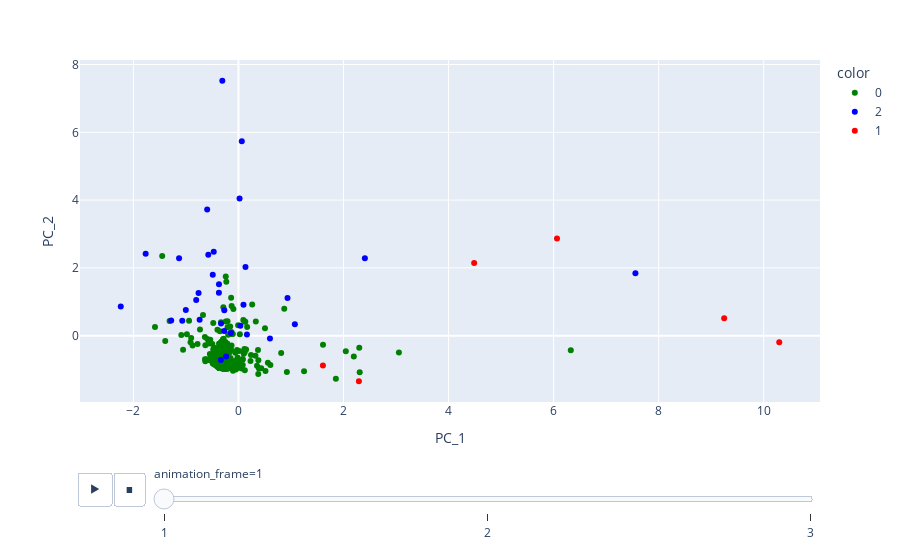
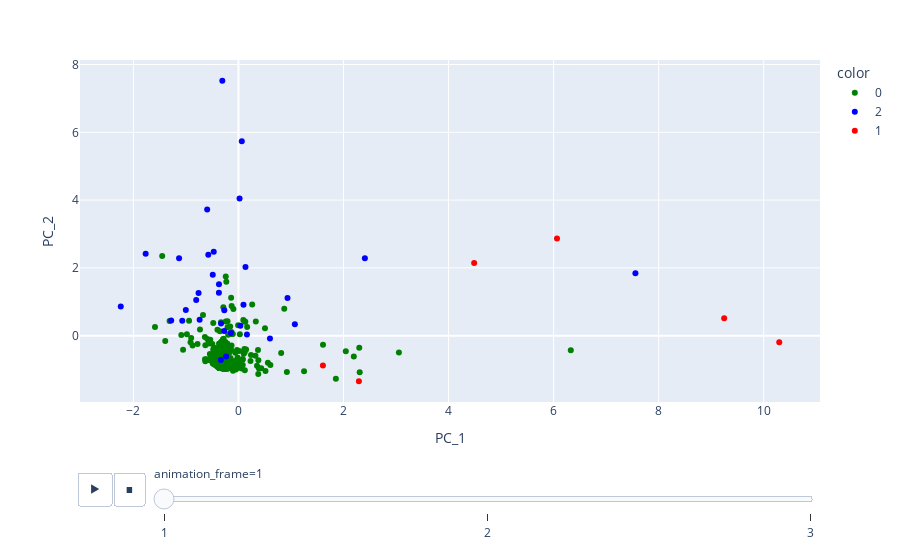

The notebook cell saved with these charts, in order:
### Code cell
import plotly.offline as py

fig = px.scatter(df_plot.iloc[:,1:3], x='PC_1', y='PC_2', 
                 color=df_plot['clusters'].astype(str),
                 animation_frame=df_plot['anno'],
                 color_discrete_sequence=["green","blue","red"]
                 )

fig.update_traces(textposition='top center')

py.iplot(fig, filename='PlotlyPlot_PCA3years')

### Figure 1 — Plotly figure (JSON) as saved in the notebook; plotly's stock layout.template omitted (floating-point values rounded to 4 significant figures; data arrays with more than 128 entries replaced by an {"elided": "..."} marker saying what was removed)
{"data": [{"hovertemplate": "color=0<br>animation_frame=1<br>PC_1=%{x}<br>PC_2=%{y}<extra></extra>", "legendgroup": "0", "marker": {"color": "green", "symbol": "circle"}, "mode": "markers", "name": "0", "orientation": "v", "showlegend": true, "textposition": "top center", "type": "scatter", "x": {"elided": "292 float values"}, "xaxis": "x", "y": {"elided": "292 float values"}, "yaxis": "y"}, {"hovertemplate": "color=2<br>animation_frame=1<br>PC_1=%{x}<br>PC_2=%{y}<extra></extra>", "legendgroup": "2", "marker": {"color": "blue", "symbol": "circle"}, "mode": "markers", "name": "2", "orientation": "v", "showlegend": true, "textposition": "top center", "type": "scatter", "x": [-0.1432, -0.5744, -0.332, 7.557, -0.2717, -0.5954, -0.3711, 0.09532, -1.13, -0.7597, -0.3072, -0.3357, 0.9341, -1.002, 0.02111, 0.1333, -0.2696, -1.281, -1.07, 0.161, -0.3724, -0.2363, -0.7395, 0.06328, 0.5998, -0.8044, 1.074, 0.0368, 2.406, -0.4894, -0.471, -2.241, -1.767], "xaxis": "x", "y": [0.07842, 2.386, 0.3584, 1.838, 0.1372, 3.724, 1.518, 0.9087, 2.284, 1.256, 7.518, -0.717, 1.108, 0.7551, 4.049, 2.023, 0.7519, 0.4478, 0.436, 0.0315, 1.269, -0.6181, 0.4693, 5.736, -0.0842, 1.049, 0.3341, 0.2884, 2.281, 1.793, 2.475, 0.8628, 2.417], "yaxis": "y"}, {"hovertemplate": "color=1<br>animation_frame=1<br>PC_1=%{x}<br>PC_2=%{y}<extra></extra>", "legendgroup": "1", "marker": {"color": "red", "symbol": "circle"}, "mode": "markers", "name": "1", "orientation": "v", "showlegend": true, "textposition": "top center", "type": "scatter", "x": [6.064, 2.293, 4.487, 10.3, 9.247, 1.608], "xaxis": "x", "y": [2.864, -1.343, 2.142, -0.1968, 0.5098, -0.8839], "yaxis": "y"}], "layout": {"legend": {"title": {"text": "color"}, "tracegroupgap": 0}, "margin": {"t": 60}, "sliders": [{"active": 0, "currentvalue": {"prefix": "animation_frame="}, "len": 0.9, "pad": {"b": 10, "t": 60}, "steps": [{"args": [["1"], {"frame": {"duration": 0, "redraw": false}, "fromcurrent": true, "mode": "immediate", "transition": {"duration": 0, "easing": "linear"}}], "label": "1", "method": "animate"}, {"args": [["2"], {"frame": {"duration": 0, "redraw": false}, "fromcurrent": true, "mode": "immediate", "transition": {"duration": 0, "easing": "linear"}}], "label": "2", "method": "animate"}, {"args": [["3"], {"frame": {"duration": 0, "redraw": false}, "fromcurrent": true, "mode": "immediate", "transition": {"duration": 0, "easing": "linear"}}], "label": "3", "method": "animate"}], "x": 0.1, "xanchor": "left", "y": 0, "yanchor": "top"}], "updatemenus": [{"buttons": [{"args": [null, {"frame": {"duration": 500, "redraw": false}, "fromcurrent": true, "mode": "immediate", "transition": {"duration": 500, "easing": "linear"}}], "label": "&#9654;", "method": "animate"}, {"args": [[null], {"frame": {"duration": 0, "redraw": false}, "fromcurrent": true, "mode": "immediate", "transition": {"duration": 0, "easing": "linear"}}], "label": "&#9724;", "method": "animate"}], "direction": "left", "pad": {"r": 10, "t": 70}, "showactive": false, "type": "buttons", "x": 0.1, "xanchor": "right", "y": 0, "yanchor": "top"}], "xaxis": {"anchor": "y", "domain": [0, 1], "title": {"text": "PC_1"}}, "yaxis": {"anchor": "x", "domain": [0, 1], "title": {"text": "PC_2"}}}}

### Figure 2 — Plotly figure (JSON) as saved in the notebook; plotly's stock layout.template omitted (floating-point values rounded to 4 significant figures; data arrays with more than 128 entries replaced by an {"elided": "..."} marker saying what was removed)
{"data": [{"hovertemplate": "color=0<br>animation_frame=1<br>PC_1=%{x}<br>PC_2=%{y}<extra></extra>", "legendgroup": "0", "marker": {"color": "green", "symbol": "circle"}, "mode": "markers", "name": "0", "orientation": "v", "showlegend": true, "textposition": "top center", "type": "scatter", "x": {"elided": "292 float values"}, "xaxis": "x", "y": {"elided": "292 float values"}, "yaxis": "y"}, {"hovertemplate": "color=2<br>animation_frame=1<br>PC_1=%{x}<br>PC_2=%{y}<extra></extra>", "legendgroup": "2", "marker": {"color": "blue", "symbol": "circle"}, "mode": "markers", "name": "2", "orientation": "v", "showlegend": true, "textposition": "top center", "type": "scatter", "x": [-0.1432, -0.5744, -0.332, 7.557, -0.2717, -0.5954, -0.3711, 0.09532, -1.13, -0.7597, -0.3072, -0.3357, 0.9341, -1.002, 0.02111, 0.1333, -0.2696, -1.281, -1.07, 0.161, -0.3724, -0.2363, -0.7395, 0.06328, 0.5998, -0.8044, 1.074, 0.0368, 2.406, -0.4894, -0.471, -2.241, -1.767], "xaxis": "x", "y": [0.07842, 2.386, 0.3584, 1.838, 0.1372, 3.724, 1.518, 0.9087, 2.284, 1.256, 7.518, -0.717, 1.108, 0.7551, 4.049, 2.023, 0.7519, 0.4478, 0.436, 0.0315, 1.269, -0.6181, 0.4693, 5.736, -0.0842, 1.049, 0.3341, 0.2884, 2.281, 1.793, 2.475, 0.8628, 2.417], "yaxis": "y"}, {"hovertemplate": "color=1<br>animation_frame=1<br>PC_1=%{x}<br>PC_2=%{y}<extra></extra>", "legendgroup": "1", "marker": {"color": "red", "symbol": "circle"}, "mode": "markers", "name": "1", "orientation": "v", "showlegend": true, "textposition": "top center", "type": "scatter", "x": [6.064, 2.293, 4.487, 10.3, 9.247, 1.608], "xaxis": "x", "y": [2.864, -1.343, 2.142, -0.1968, 0.5098, -0.8839], "yaxis": "y"}], "layout": {"legend": {"title": {"text": "color"}, "tracegroupgap": 0}, "margin": {"t": 60}, "sliders": [{"active": 0, "currentvalue": {"prefix": "animation_frame="}, "len": 0.9, "pad": {"b": 10, "t": 60}, "steps": [{"args": [["1"], {"frame": {"duration": 0, "redraw": false}, "fromcurrent": true, "mode": "immediate", "transition": {"duration": 0, "easing": "linear"}}], "label": "1", "method": "animate"}, {"args": [["2"], {"frame": {"duration": 0, "redraw": false}, "fromcurrent": true, "mode": "immediate", "transition": {"duration": 0, "easing": "linear"}}], "label": "2", "method": "animate"}, {"args": [["3"], {"frame": {"duration": 0, "redraw": false}, "fromcurrent": true, "mode": "immediate", "transition": {"duration": 0, "easing": "linear"}}], "label": "3", "method": "animate"}], "x": 0.1, "xanchor": "left", "y": 0, "yanchor": "top"}], "updatemenus": [{"buttons": [{"args": [null, {"frame": {"duration": 500, "redraw": false}, "fromcurrent": true, "mode": "immediate", "transition": {"duration": 500, "easing": "linear"}}], "label": "&#9654;", "method": "animate"}, {"args": [[null], {"frame": {"duration": 0, "redraw": false}, "fromcurrent": true, "mode": "immediate", "transition": {"duration": 0, "easing": "linear"}}], "label": "&#9724;", "method": "animate"}], "direction": "left", "pad": {"r": 10, "t": 70}, "showactive": false, "type": "buttons", "x": 0.1, "xanchor": "right", "y": 0, "yanchor": "top"}], "xaxis": {"anchor": "y", "domain": [0, 1], "title": {"text": "PC_1"}}, "yaxis": {"anchor": "x", "domain": [0, 1], "title": {"text": "PC_2"}}}}
